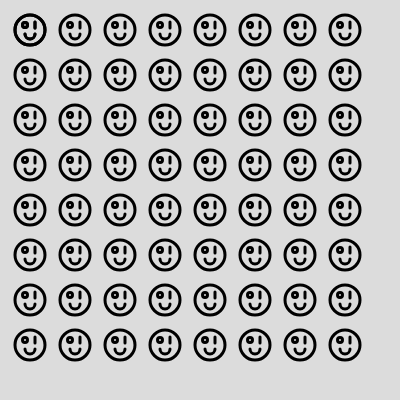
Frame 1 (no input)
Frame 60 (no input): identical to frame 1, image omitted
Frame 120 (the mouse pressed at the canvas centre since frame 60): identical to frame 1, image omitted

The p5.js sketch that drew this single still picture (run headless with seeded random() and noise() and a simulated clock; from frame 60 on, the mouse is pressed at the canvas centre):

// p5.js sketch
// ── sketch.js
function setup() {
  createCanvas(400, 400);
}

function draw() {
  background(220);
  for(let rows = 0; rows < 8; rows++) {
    for(let cols = 0; cols < 8; cols++) {
      drawFace(1.5 * cols * 30, 1.5 * rows * 30)
    }
  }
  drawFace(0, 0);
}

function drawFace(xpos, ypos) {
  noFill();
  stroke(0);
  strokeWeight(3);
  circle(xpos + 30, ypos + 30, 30);
  circle(xpos + 25, ypos + 25, 5);
  line(xpos + 35, ypos + 22, xpos + 35, ypos + 28);
  arc(xpos + 30, ypos + 34, 10, 10, 0, PI);
}
